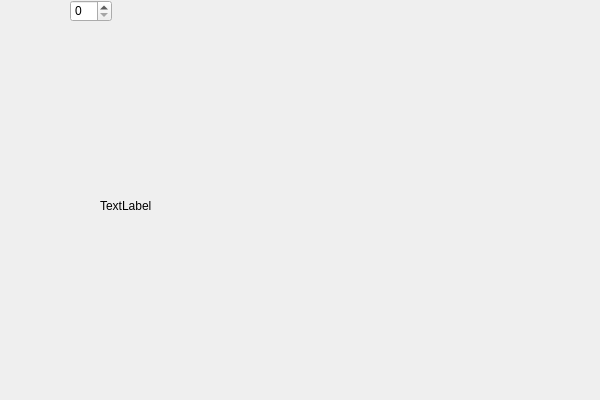
<?xml version="1.0" encoding="UTF-8"?>
<ui version="4.0">
 <class>ZVideoViewTestClass</class>
 <widget class="QWidget" name="ZVideoViewTestClass">
  <property name="geometry">
   <rect>
    <x>0</x>
    <y>0</y>
    <width>600</width>
    <height>400</height>
   </rect>
  </property>
  <property name="windowTitle">
   <string>ZVideoViewTest</string>
  </property>
  <widget class="QLabel" name="label">
   <property name="geometry">
    <rect>
     <x>100</x>
     <y>130</y>
     <width>301</width>
     <height>151</height>
    </rect>
   </property>
   <property name="text">
    <string>TextLabel</string>
   </property>
  </widget>
  <widget class="QLabel" name="fps_label">
   <property name="geometry">
    <rect>
     <x>0</x>
     <y>0</y>
     <width>61</width>
     <height>22</height>
    </rect>
   </property>
   <property name="text">
    <string/>
   </property>
  </widget>
  <widget class="QSpinBox" name="spinBox">
   <property name="geometry">
    <rect>
     <x>70</x>
     <y>0</y>
     <width>42</width>
     <height>22</height>
    </rect>
   </property>
  </widget>
 </widget>
 <layoutdefault spacing="6" margin="11"/>
 <resources>
  <include location="zvideoviewtest.qrc"/>
 </resources>
 <connections/>
</ui>
